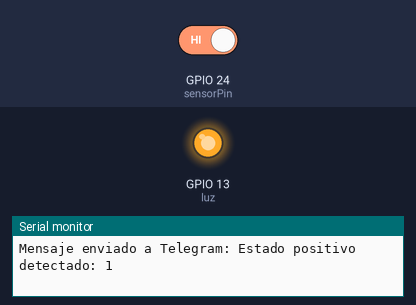
Recording of a sketch running on a simulated ESP32. On the bench: output pins drawn as LEDs (lit = HIGH), the last lines printed to the serial monitor. The inputs (shaded band) are chosen by the test bench; at power-on: GPIO 24 (sensorPin) HIGH. WiFi joins after 1.5 s; servers stay silent unless stated.

Above: at 3.3 s.
3.4 s: GPIO 24 (sensorPin) driven LOW
At 4.7 s:
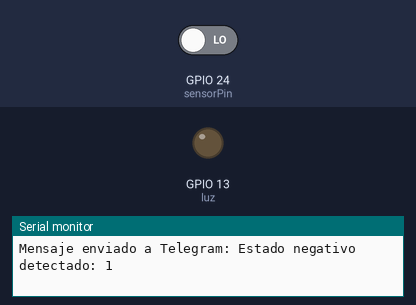
5.2 s: GPIO 24 (sensorPin) driven HIGH
At 6.8 s:
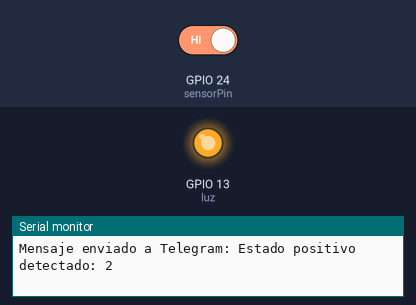
Timing chart, 0 to 8.3 s (numbered marks = the images above; inputs shaded):
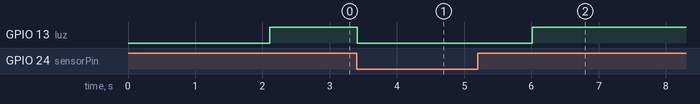

Measured:
- after the input at 3.4 s, GPIO 13 (luz): HIGH → LOW at once
- after the input at 5.2 s, GPIO 13 (luz): LOW → HIGH after 0.82 s

The sketch:

Mensajes_con_Telegram.ino
```cpp
#include <WiFi.h>
#include <WiFiClientSecure.h>
#include <UniversalTelegramBot.h>
#include <ArduinoJson.h>

// Reemplazar con los datos de tu red wifi
const char* ssid = "CLARO1_D1CC60";
const char* password = "06156hPEpo";

// Token de Telegram BOT se obtiene desde Botfather en Telegram
#define token_Bot "7419680945:AAHnOxQTtRNngnSdDbBTXJDH69uXUsmU8uY"
// El ID se obtiene de (IDBot) en Telegram, no olvidar hacer click en iniciar
#define ID_Chat "5460959088"

WiFiClientSecure client;
UniversalTelegramBot bot(token_Bot, client);

const int sensorPin = 24; // Pin donde está conectada la entrada del sensor
const int luz = 13; // Pin para luz de 110 o 220 V (con módulo relay)

int conteo = 0;
String mensaje = "";
String conteoString = "";

void setup() {
  Serial.begin(115200);
  pinMode(sensorPin, INPUT_PULLUP);
  pinMode(luz, OUTPUT);

  connectToWiFi();

  // Prueba de conexión con Telegram
  Serial.println("Intentando enviar mensaje de inicio a Telegram...");
  if (bot.sendMessage(ID_Chat, "Sistema preparado!!!", "")) {
    Serial.println("Mensaje de inicio enviado a Telegram.");
  } else {
    Serial.println("Error al enviar el mensaje de inicio a Telegram.");
  }

  // Prueba de conexión adicional
  Serial.println("Intentando enviar mensaje de prueba a Telegram...");
  if (bot.sendMessage(ID_Chat, "Prueba de conexión", "")) {
    Serial.println("Mensaje de prueba enviado a Telegram.");
  } else {
    Serial.println("Error al enviar el mensaje de prueba a Telegram.");
  }
}

void connectToWiFi() {
  Serial.print("Conectando a la red wifi... ");
  Serial.println(ssid);

  WiFi.mode(WIFI_STA);
  WiFi.begin(ssid, password);

  unsigned long startAttemptTime = millis();

  // Espera a la conexión WiFi durante un máximo de 10 segundos
  while (WiFi.status() != WL_CONNECTED && millis() - startAttemptTime < 10000) {
    Serial.print(".");
    delay(500);
  }

  if (WiFi.status() != WL_CONNECTED) {
    Serial.println("No se pudo conectar a la red WiFi.");
    while (true);
  }

  Serial.println("");
  Serial.println("Conectado a la red wifi!!!");
  Serial.print("Dirección IP: ");
  Serial.println(WiFi.localIP());

  client.setInsecure();
}

void loop() {
  if (WiFi.status() != WL_CONNECTED) {
    Serial.println("Conexión WiFi perdida. Intentando reconectar...");
    connectToWiFi();
  }

  int sensorValue = digitalRead(sensorPin);

  if (sensorValue == HIGH) { // Se detecta positivo
    digitalWrite(luz, HIGH);
    Serial.println("Luz Encendida!");

    conteo++;
    conteoString = String(conteo);
    mensaje = "Estado positivo detectado: " + conteoString;

    // Enviar mensaje a Telegram
    Serial.println("Intentando enviar mensaje de detección a Telegram...");
    if (bot.sendMessage(ID_Chat, mensaje, "")) {
      Serial.println("Mensaje enviado a Telegram: " + mensaje);
    } else {
      Serial.println("Error al enviar el mensaje a Telegram.");
      // Intentar reenviar el mensaje
      delay(2000);
      if (bot.sendMessage(ID_Chat, mensaje, "")) {
        Serial.println("Mensaje reenviado a Telegram: " + mensaje);
      } else {
        Serial.println("Error al reenviar el mensaje a Telegram.");
      }
    }
  } else { // Se detecta negativo
    digitalWrite(luz, LOW);
    Serial.println("Luz apagada!");

    // Enviar mensaje a Telegram si se detecta estado negativo
    mensaje = "Estado negativo detectado: " + String(conteo);
    Serial.println("Intentando enviar mensaje de detección a Telegram...");
    if (bot.sendMessage(ID_Chat, mensaje, "")) {
      Serial.println("Mensaje enviado a Telegram: " + mensaje);
    } else {
      Serial.println("Error al enviar el mensaje a Telegram.");
      // Intentar reenviar el mensaje
      delay(2000);
      if (bot.sendMessage(ID_Chat, mensaje, "")) {
        Serial.println("Mensaje reenviado a Telegram: " + mensaje);
      } else {
        Serial.println("Error al reenviar el mensaje a Telegram.");
      }
    }
  }

  delay(1000); // Espera antes de la siguiente detección
}
```
